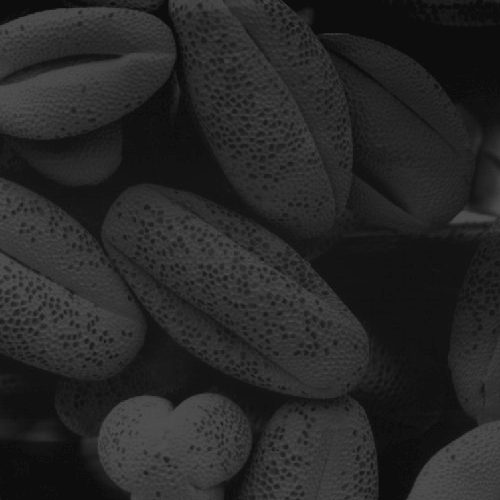
#> input picture Assignment1/shells.png, 500 x 500 px, given in place of shells.tif, which was not available
$ jupyter execute --allow-errors 190164M_ex02.ipynb   (text cells are left out)
#> lines starting #> are read from the running program, lines starting #| are printed output that depends on the picture; pictures that were not available may be replaced by others from this repository, and a replacement may not be noted
[cell 1]
import numpy as np
import cv2 as cv
import matplotlib.pyplot as plt

f = cv.imread(r'Images\spider.png')
#> (the rest of this cell did not finish here and is left out)

[cell 2]
t1 = np.linspace(0,100,50)
t2 = np.linspace(100,255,150)
t3 = np.linspace(255,255,56)

t = np.concatenate((t1,t2,t3), axis=0).astype(np.uint8)
print(t.shape)
fig, ax = plt.subplots()
ax.plot(t)
#> (the rest of this cell did not finish here and is left out)

[cell 3]
f = cv.imread(r'Images\shells.tif',cv.IMREAD_GRAYSCALE)
#> f is the input picture: shape (500, 500); min 13, max 83, mean 38.7
assert f is not None

img = cv.cvtColor(f, cv.COLOR_BGR2RGB)
fig, ax = plt.subplots(figsize=(8,8))
plt.axis('off')
ax.imshow(img)
ax.set_title('Original')
plt.show()

histg = cv.calcHist([f],[0],None,[256],[0,256])
#> histg = 256 values, max 17718 at index 13, min 0 at index 0, mean 976.6

fig, ax = plt.subplots(figsize=(9,6))
ax.set_title('Histogram of Original')
plt.plot(histg)
plt.show()
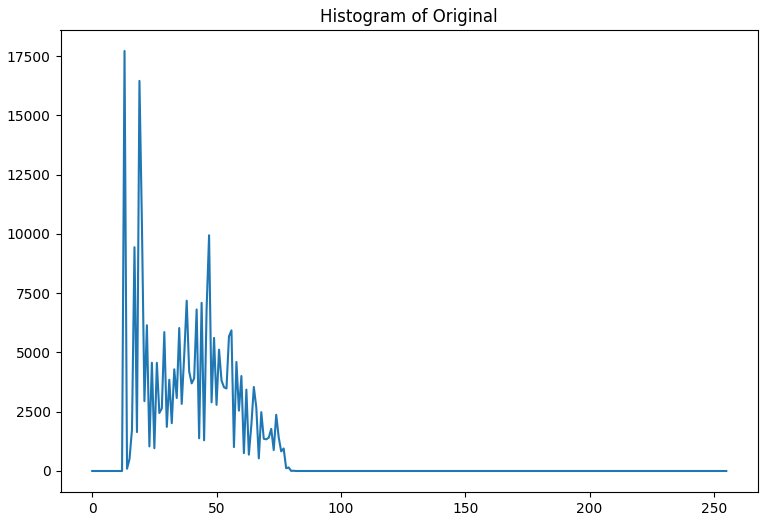
#> figure drawn by matplotlib, 1 panel; curve peaks at x = 13, y = 17718

[cell 4]
g = cv.equalizeHist(f)
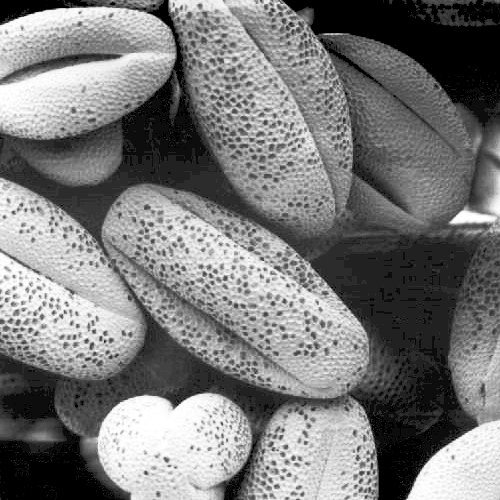
#> g: shape (500, 500); min 0, max 255, mean 121.5
img = cv.cvtColor(g, cv.COLOR_BGR2RGB)
fig, ax = plt.subplots(figsize=(8,8))
plt.axis('off')
ax.imshow(img)
ax.set_title('Histogram equalized')
plt.show()

[cell 5]
histg_g = cv.calcHist([g],[0],None,[256],[0,256])
#> histg_g = 256 values, max 17814 at index 0, min 0 at index 2, mean 976.6

fig, ax = plt.subplots(figsize=(9,6))
plt.plot(histg_g)
ax.set_title('Histogram of equalized img')
plt.show()
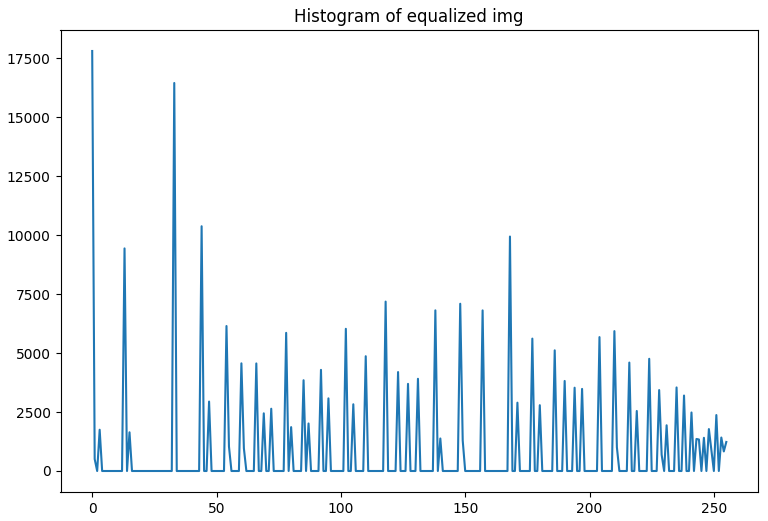
#> figure drawn by matplotlib, 1 panel; curve peaks at x = 0, y = 17814
